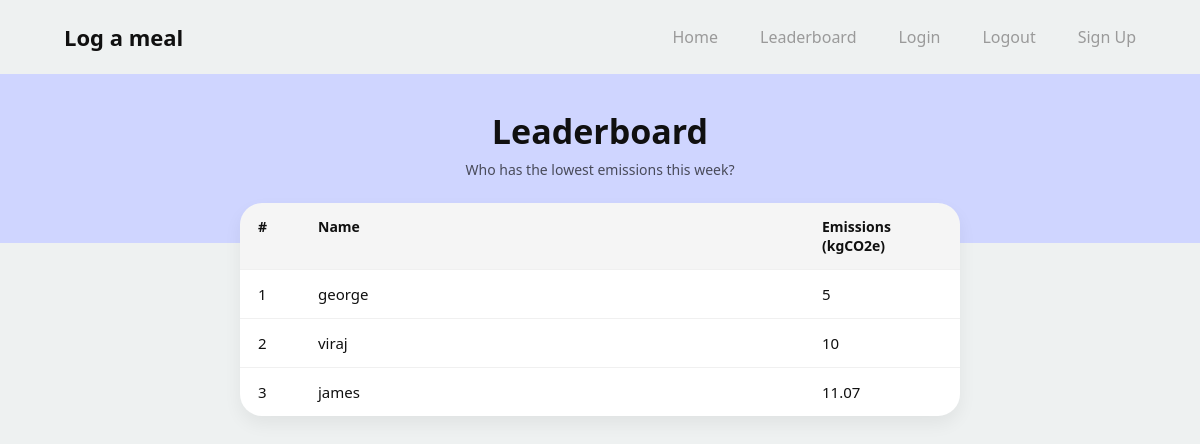
The app's page /leaderboard (signed in), older data.
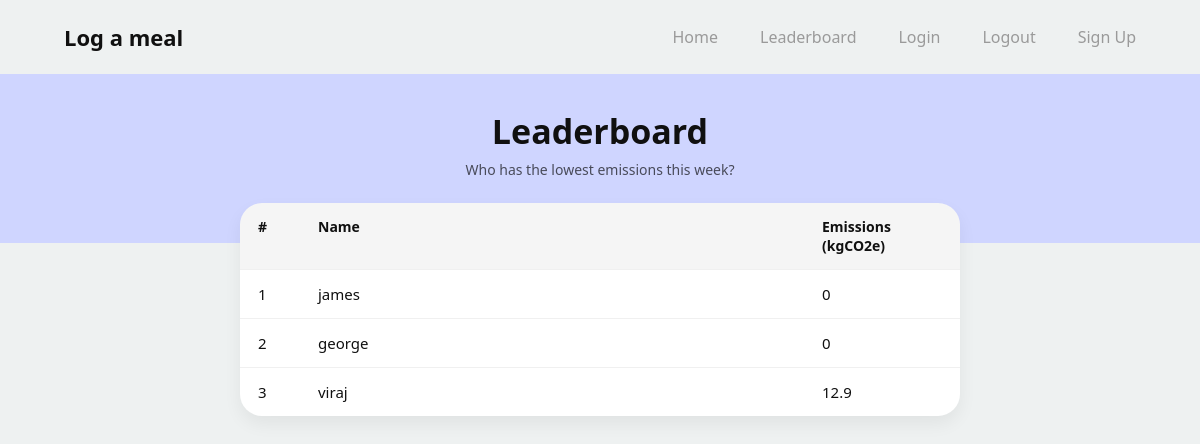
The same page, newer data.
### app/models.py (models this page shows, shortened)
class User(db.Model,UserMixin):
    __tablename__ = 'users'
    id: so.Mapped[int] = so.mapped_column(primary_key=True)
    username: so.Mapped[str] = so.mapped_column(sa.String(63), index=True, unique=True)
    email: so.Mapped[str] = so.mapped_column(sa.String(119), index=True, unique=True)
    password_hash: so.Mapped[Optional[str]] = so.mapped_column(sa.String(255))
    weekly_score: so.Mapped[int] = so.mapped_column(sa.Integer, index=True, default=0)
    meals: so.Mapped[list['Meal']] = so.relationship(back_populates='user')

### app/routes.py (the view)
@app.route("/leaderboard")
@login_required
def leaderboard():
    users = db.session.query(User.username, User.weekly_score)\
        .order_by(User.weekly_score.asc())\
        .all()
    return render_template('LeaderboardPage.html', usernames=users)

### app/models.py (called while the page is built)
@login.user_loader
def load_user(id):
    return db.session.get(User, int(id))

### app/templates/LeaderboardPage.html (shortened to what this page needs)
{% extends "base.html" %}
{% block styles %}
<link rel="stylesheet" href="{{ url_for('static', filename='css/log_meal.css') }}">
{% endblock %}
{% block content %}
<div class="dash">
  <div class="dash-hero">
    <h1 class="dash-title">Leaderboard</h1>
    <p class="dash-subtitle">Who has the lowest emissions this week?</p>
  </div>
  <div class="leaderboard">
    <div class="leaderboard-head">
      <div>#</div>
      <div>Name</div>
      <div>Emissions (kgCO2e)</div>
    </div>
    {% for username, score in usernames %}
    <div class="leaderboard-row">
      <div>{{ loop.index }}</div>
      <div>{{ username }}</div>
      <div>{{ score|round(2) }}</div>
    </div>
    {% endfor %}
  </div>
</div>
{% endblock %}

Row changes from the older to the newer data that the page shows:
changed User "james": weekly_score "11.07" → "0"; moves up the list
changed User "george": weekly_score "5" → "0"
changed User "viraj": weekly_score "10" → "12.9"
